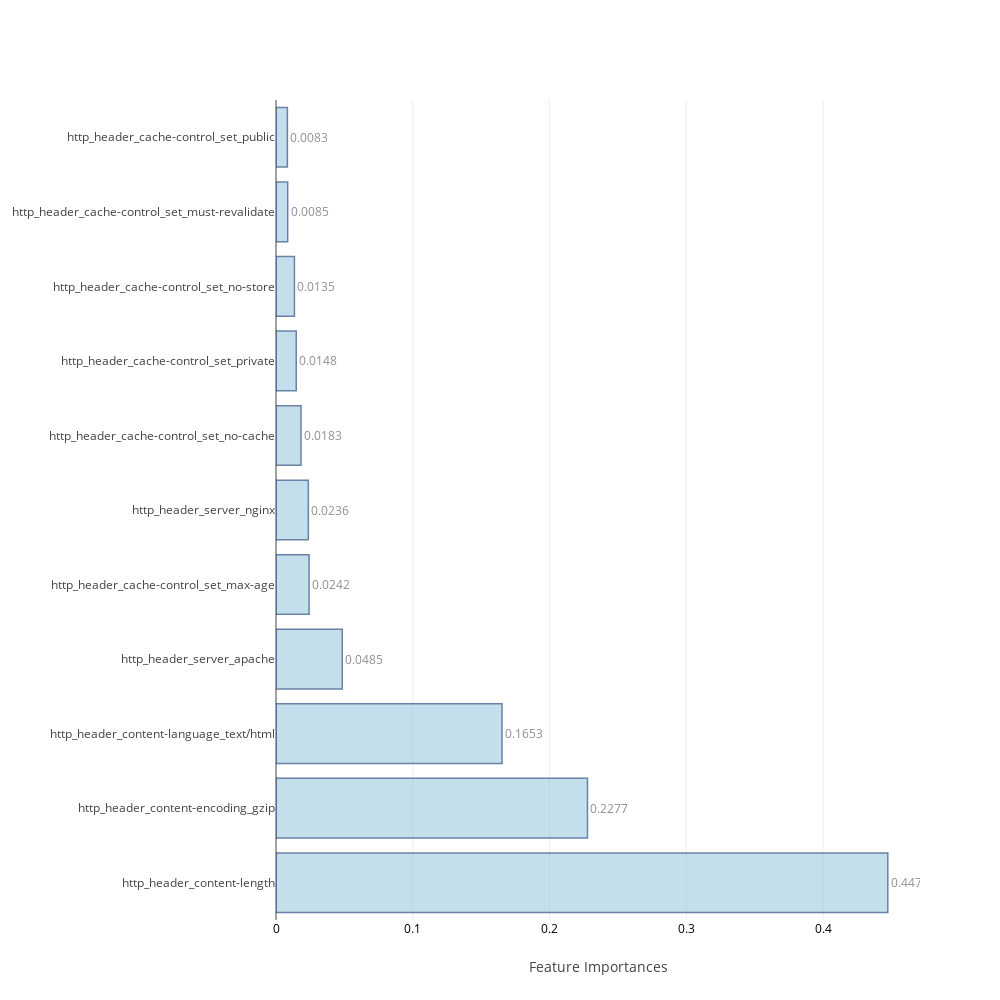

Here is the notebook cell this chart was saved with:
### Markdown cell above
### <a id='1.B' style="text-decoration : none; color : #000000;"> B. Average Feature Importances</a>

### Code cell
feat_impt_plot(np.average(feat_imp,axis=0),columns[:-2])

### Figure 1 — Plotly figure (JSON) as saved in the notebook; plotly's stock layout.template omitted (floating-point values rounded to 4 significant figures)
{"data": [{"marker": {"color": "rgb(158,202,225)", "line": {"color": "rgb(8,48,107)", "width": 1.5}}, "opacity": 0.6, "orientation": "h", "text": [0.4473, 0.2277, 0.1653, 0.0485, 0.0242, 0.0236, 0.0183, 0.0148, 0.0135, 0.0085, 0.0083], "textposition": "outside", "type": "bar", "uid": "30570a6a-1757-4102-ba2e-6e273a5595e1", "x": [0.4473, 0.2277, 0.1653, 0.04847, 0.02419, 0.02363, 0.01827, 0.01479, 0.01347, 0.008546, 0.008325], "y": ["http_header_content-length", "http_header_content-encoding_gzip", "http_header_content-language_text/html", "http_header_server_apache", "http_header_cache-control_set_max-age", "http_header_server_nginx", "http_header_cache-control_set_no-cache", "http_header_cache-control_set_private", "http_header_cache-control_set_no-store", "http_header_cache-control_set_must-revalidate", "http_header_cache-control_set_public"]}], "layout": {"autosize": false, "height": 1000, "width": 1000, "xaxis": {"tickfont": {"color": "black", "size": 12}, "title": "Feature Importances"}, "yaxis": {"automargin": true}}}
